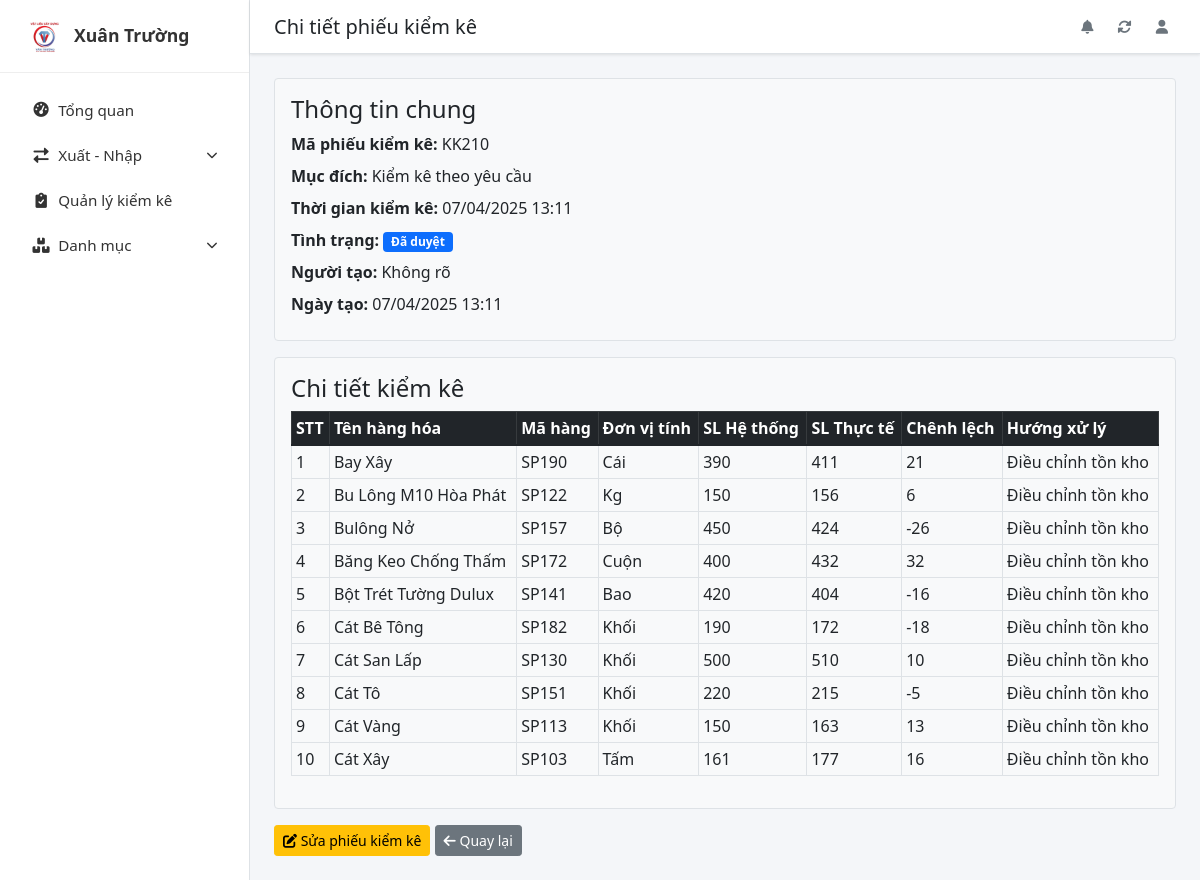
The app's page /app/kiem-ke/KK210/ with its own data.
### cuoiky/models.py (models this page shows, shortened)
class KiemKe(models.Model):
    ma_kiemke = models.CharField(max_length=50, primary_key=True, verbose_name="Mã kiểm kê")
    muc_dich = models.CharField(max_length=255, blank=True, null=True, verbose_name="Mục đích")
    thoi_gian = models.DateTimeField(default=timezone.now, verbose_name="Thời gian kiểm kê")
    tinh_trang = models.CharField(
        max_length=50,
        choices=TINH_TRANG_KIEMKE_CHOICES,
        default='CHO_DUYET',
        verbose_name="Tình trạng phiếu"
    )
    tao_boi = models.ForeignKey(
        settings.AUTH_USER_MODEL,
        on_delete=models.SET_NULL,
        null=True,
        blank=True,
        related_name='phieu_kiem_ke',
        verbose_name="Người tạo"
    )
    ngay_tao = models.DateTimeField(auto_now_add=True, verbose_name="Ngày tạo phiếu")
    class Meta:
        verbose_name = "Phiếu Kiểm Kê"
        verbose_name_plural = "Phiếu Kiểm Kê"
        ordering = ['-ngay_tao']

class ChiTietKiemKe(models.Model):
    phieu_kiem_ke = models.ForeignKey(
        KiemKe,
        on_delete=models.CASCADE,
        related_name='chi_tiet_kiem_ke',
        verbose_name="Phiếu kiểm kê"
    )
    hang_hoa = models.ForeignKey(
        HangHoa,
        on_delete=models.PROTECT,
        related_name='chi_tiet_kiem_ke',
        verbose_name="Hàng hóa"
    )
    so_luong_he_thong = models.PositiveIntegerField(verbose_name="Số lượng hệ thống (lúc KK)")
    so_luong_tai_kho = models.PositiveIntegerField(verbose_name="Số lượng thực tế")
    chenh_lech = models.IntegerField(verbose_name="Chênh lệch", editable=False)
    xu_ly = models.CharField(max_length=255, blank=True, null=True, verbose_name="Hướng xử lý")
    class Meta:
        verbose_name = "Chi Tiết Kiểm Kê"
        verbose_name_plural = "Chi Tiết Kiểm Kê"
        unique_together = ('phieu_kiem_ke', 'hang_hoa')
        ordering = ['phieu_kiem_ke', 'hang_hoa']

class HangHoa(models.Model):
    ma_hang = models.CharField(max_length=50, primary_key=True, verbose_name="Mã hàng")
    ten_hang = models.CharField(max_length=255, verbose_name="Tên hàng")
    nhom_hang = models.CharField(max_length=100, verbose_name="Nhóm hàng")
    url_image = models.ImageField(upload_to='images/hanghoa/', blank=True, null=True, verbose_name="Ảnh sản phẩm")
    don_vi_tinh = models.CharField(max_length=50, verbose_name="Đơn vị tính")
    han_su_dung = models.DateField(blank=True, null=True, verbose_name="Hạn sử dụng")
    mo_ta = models.TextField(blank=True, null=True, verbose_name="Mô tả")
    so_luong_he_thong = models.PositiveIntegerField(default=0, verbose_name="Số lượng hệ thống")
    tinh_trang = models.CharField(
        max_length=50,
        choices=TINH_TRANG_TONKHO_CHOICES,
        default='CON_HANG',
        verbose_name="Tình trạng tồn cuoiky"
    )
    class Meta:
        verbose_name = "Hàng Hóa"
        verbose_name_plural = "Hàng Hóa"
        ordering = ['ten_hang']

### cuoiky/views.py (the view)
# urls.py: path('kiem-ke/<str:ma_kiemke>/', views.kiemke_detail, name='kiemke-detail'),
def kiemke_detail(request, ma_kiemke):
    kiemke = get_object_or_404(KiemKe, ma_kiemke=ma_kiemke)
    context = {
        'kiemke': kiemke,
    }
    return render(request, 'cuoiky/kiemke_detail.html', context)

### cuoiky/templates/cuoiky/kiemke_detail.html (shortened to what this page needs)
{% extends 'cuoiky/base.html' %}
{% load static %}
{% block page_title %}Chi tiết phiếu kiểm kê{% endblock %}
{% block content %}
<div class="bg-light border rounded p-3 mb-3">
    <h4>Thông tin chung</h4>
    <div class="mb-2"><strong>Mã phiếu kiểm kê:</strong> {{ kiemke.ma_kiemke }}</div>
    <div class="mb-2"><strong>Mục đích:</strong> {{ kiemke.muc_dich|default:"Không có" }}</div>
    <div class="mb-2"><strong>Thời gian kiểm kê:</strong> {{ kiemke.thoi_gian|date:"d/m/Y H:i" }}</div>
    <div class="mb-2"><strong>Tình trạng:</strong>
        {% if kiemke.tinh_trang == 'CHO_DUYET' %}
            <span class="badge bg-warning">Chờ duyệt</span>
        {% elif kiemke.tinh_trang == 'DA_DUYET' %}
            <span class="badge bg-primary">Đã duyệt</span>
        {% elif kiemke.tinh_trang == 'TU_CHOI' %}
            <span class="badge bg-danger">Từ chối</span>
        {% endif %}
    </div>
    <div class="mb-2"><strong>Người tạo:</strong> {{ kiemke.tao_boi|default:"Không rõ" }}</div>
    <div class="mb-2"><strong>Ngày tạo:</strong> {{ kiemke.ngay_tao|date:"d/m/Y H:i" }}</div>
</div>
<div class="bg-light border rounded p-3 mb-3">
    <h4>Chi tiết kiểm kê</h4>
    <div class="table-responsive">
        <table class="table table-bordered table-sm">
            <thead class="table-dark">
                <tr>
                    <th>STT</th>
                    <th>Tên hàng hóa</th>
                    <th>Mã hàng</th>
                    <th>Đơn vị tính</th>
                    <th>SL Hệ thống</th>
                    <th>SL Thực tế</th>
                    <th>Chênh lệch</th>
                    <th>Hướng xử lý</th>
                </tr>
            </thead>
            <tbody>
                {% for ct in kiemke.chi_tiet_kiem_ke.all %}
                <tr>
                    <td>{{ forloop.counter }}</td>
                    <td>{{ ct.hang_hoa.ten_hang }}</td>
                    <td>{{ ct.hang_hoa.ma_hang }}</td>
                    <td>{{ ct.hang_hoa.don_vi_tinh }}</td>
                    <td>{{ ct.so_luong_he_thong }}</td>
                    <td>{{ ct.so_luong_tai_kho }}</td>
                    <td>{{ ct.chenh_lech }}</td>
                    <td>{{ ct.xu_ly|default:"Không có" }}</td>
                </tr>
                {% empty %}
                <tr><td colspan="8" class="text-center">Không có chi tiết kiểm kê.</td></tr>
                {% endfor %}
            </tbody>
        </table>
    </div>
</div>
<div>
    <a href="{% url 'kiemke-update' ma_kiemke=kiemke.ma_kiemke %}" class="btn btn-warning btn-sm"><i class="fas fa-edit"></i> Sửa phiếu kiểm kê</a>
    <a href="{% url 'kiemke-list' %}" class="btn btn-secondary btn-sm"><i class="fas fa-arrow-left"></i> Quay lại</a>
</div>
{% endblock %}

### cuoiky/templates/cuoiky/base.html (style rules this page uses)
body { display: flex; min-height: 100vh; background-color: #f4f6f9; }

### records on screen
KiemKe: ma_kiemke "KK210", muc_dich "Kiểm kê theo yêu cầu", thoi_gian "07/04/2025 13:11", tao_boi "Không rõ", ngay_tao "07/04/2025 13:11"
ChiTietKiemKe: hang_hoa.ten_hang "Bay Xây", hang_hoa.ma_hang "SP190", hang_hoa.don_vi_tinh "Cái", so_luong_he_thong "390", so_luong_tai_kho "411", chenh_lech "21", xu_ly "Điều chỉnh tồn kho"
ChiTietKiemKe: hang_hoa.ten_hang "Bu Lông M10 Hòa Phát", hang_hoa.ma_hang "SP122", hang_hoa.don_vi_tinh "Kg", so_luong_he_thong "150", so_luong_tai_kho "156", chenh_lech "6", xu_ly "Điều chỉnh tồn kho"
ChiTietKiemKe: hang_hoa.ten_hang "Bulông Nở", hang_hoa.ma_hang "SP157", hang_hoa.don_vi_tinh "Bộ", so_luong_he_thong "450", so_luong_tai_kho "424", chenh_lech "-26", xu_ly "Điều chỉnh tồn kho"
ChiTietKiemKe: hang_hoa.ten_hang "Băng Keo Chống Thấm", hang_hoa.ma_hang "SP172", hang_hoa.don_vi_tinh "Cuộn", so_luong_he_thong "400", so_luong_tai_kho "432", chenh_lech "32", xu_ly "Điều chỉnh tồn kho"
ChiTietKiemKe: hang_hoa.ten_hang "Bột Trét Tường Dulux", hang_hoa.ma_hang "SP141", hang_hoa.don_vi_tinh "Bao", so_luong_he_thong "420", so_luong_tai_kho "404", chenh_lech "-16", xu_ly "Điều chỉnh tồn kho"
ChiTietKiemKe: hang_hoa.ten_hang "Cát Bê Tông", hang_hoa.ma_hang "SP182", hang_hoa.don_vi_tinh "Khối", so_luong_he_thong "190", so_luong_tai_kho "172", chenh_lech "-18", xu_ly "Điều chỉnh tồn kho"
ChiTietKiemKe: hang_hoa.ten_hang "Cát San Lấp", hang_hoa.ma_hang "SP130", hang_hoa.don_vi_tinh "Khối", so_luong_he_thong "500", so_luong_tai_kho "510", chenh_lech "10", xu_ly "Điều chỉnh tồn kho"
ChiTietKiemKe: hang_hoa.ten_hang "Cát Tô", hang_hoa.ma_hang "SP151", hang_hoa.don_vi_tinh "Khối", so_luong_he_thong "220", so_luong_tai_kho "215", chenh_lech "-5", xu_ly "Điều chỉnh tồn kho"
ChiTietKiemKe: hang_hoa.ten_hang "Cát Vàng", hang_hoa.ma_hang "SP113", hang_hoa.don_vi_tinh "Khối", so_luong_he_thong "150", so_luong_tai_kho "163", chenh_lech "13", xu_ly "Điều chỉnh tồn kho"
ChiTietKiemKe: hang_hoa.ten_hang "Cát Xây", hang_hoa.ma_hang "SP103", hang_hoa.don_vi_tinh "Tấm", so_luong_he_thong "161", so_luong_tai_kho "177", chenh_lech "16", xu_ly "Điều chỉnh tồn kho"
